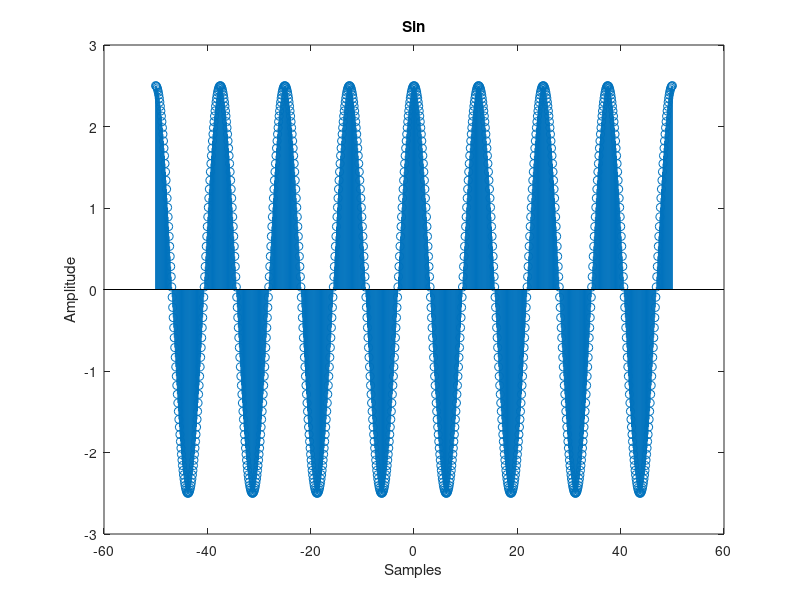

Write the MATLAB code that produced this figure.
%%
n = -50:0.1:50
sinusoid =2.5.* sin((2.*pi .* 0.08 .* n) + (pi/2))

stem(n, sinusoid)
xlabel('Samples')
ylabel('Amplitude')
title('Sin')